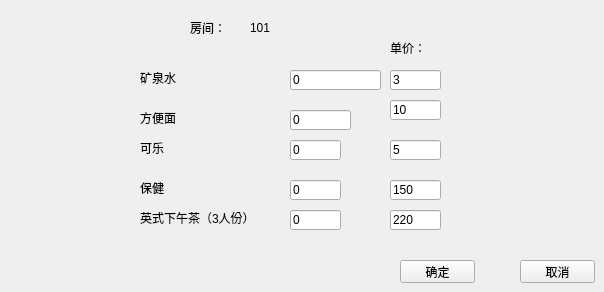
      <widget class="QWidget" name="page_33">
       <widget class="QLabel" name="label_156">
        <property name="geometry">
         <rect>
          <x>140</x>
          <y>70</y>
          <width>41</width>
          <height>16</height>
         </rect>
        </property>
        <property name="text">
         <string>矿泉水</string>
        </property>
       </widget>
       <widget class="QLabel" name="label_157">
        <property name="geometry">
         <rect>
          <x>140</x>
          <y>110</y>
          <width>41</width>
          <height>16</height>
         </rect>
        </property>
        <property name="text">
         <string>方便面</string>
        </property>
       </widget>
       <widget class="QLabel" name="label_158">
        <property name="geometry">
         <rect>
          <x>140</x>
          <y>140</y>
          <width>41</width>
          <height>16</height>
         </rect>
        </property>
        <property name="text">
         <string>可乐</string>
        </property>
       </widget>
       <widget class="QLabel" name="label_159">
        <property name="geometry">
         <rect>
          <x>140</x>
          <y>180</y>
          <width>41</width>
          <height>16</height>
         </rect>
        </property>
        <property name="text">
         <string>保健</string>
        </property>
       </widget>
       <widget class="QLabel" name="label_160">
        <property name="geometry">
         <rect>
          <x>140</x>
          <y>210</y>
          <width>111</width>
          <height>16</height>
         </rect>
        </property>
        <property name="text">
         <string>英式下午茶（3人份）</string>
        </property>
       </widget>
       <widget class="QLineEdit" name="lineEdit_28">
        <property name="geometry">
         <rect>
          <x>290</x>
          <y>70</y>
          <width>91</width>
          <height>20</height>
         </rect>
        </property>
        <property name="text">
         <string>0</string>
        </property>
       </widget>
       <widget class="QLineEdit" name="lineEdit_29">
        <property name="geometry">
         <rect>
          <x>290</x>
          <y>110</y>
          <width>61</width>
          <height>20</height>
         </rect>
        </property>
        <property name="text">
         <string>0</string>
        </property>
       </widget>
       <widget class="QLineEdit" name="lineEdit_30">
        <property name="geometry">
         <rect>
          <x>290</x>
          <y>140</y>
          <width>51</width>
          <height>20</height>
         </rect>
        </property>
        <property name="text">
         <string>0</string>
        </property>
       </widget>
       <widget class="QLineEdit" name="lineEdit_31">
        <property name="geometry">
         <rect>
          <x>290</x>
          <y>180</y>
          <width>51</width>
          <height>20</height>
         </rect>
        </property>
        <property name="text">
         <string>0</string>
        </property>
       </widget>
       <widget class="QLineEdit" name="lineEdit_32">
        <property name="geometry">
         <rect>
          <x>290</x>
          <y>210</y>
          <width>51</width>
          <height>20</height>
         </rect>
        </property>
        <property name="text">
         <string>0</string>
        </property>
       </widget>
       <widget class="QPushButton" name="pushButton_50">
        <property name="geometry">
         <rect>
          <x>400</x>
          <y>260</y>
          <width>75</width>
          <height>23</height>
         </rect>
        </property>
        <property name="text">
         <string>确定</string>
        </property>
       </widget>
       <widget class="QPushButton" name="pushButton_51">
        <property name="geometry">
         <rect>
          <x>520</x>
          <y>260</y>
          <width>75</width>
          <height>23</height>
         </rect>
        </property>
        <property name="text">
         <string>取消</string>
        </property>
       </widget>
       <widget class="QLabel" name="label_161">
        <property name="geometry">
         <rect>
          <x>250</x>
          <y>20</y>
          <width>91</width>
          <height>16</height>
         </rect>
        </property>
        <property name="text">
         <string>101</string>
        </property>
       </widget>
       <widget class="QLabel" name="label_162">
        <property name="geometry">
         <rect>
          <x>190</x>
          <y>20</y>
          <width>41</width>
          <height>16</height>
         </rect>
        </property>
        <property name="text">
         <string>房间：</string>
        </property>
       </widget>
       <widget class="QLabel" name="label_163">
        <property name="geometry">
         <rect>
          <x>390</x>
          <y>40</y>
          <width>41</width>
          <height>16</height>
         </rect>
        </property>
        <property name="text">
         <string>单价：</string>
        </property>
       </widget>
       <widget class="QLineEdit" name="lineEdit_33">
        <property name="geometry">
         <rect>
          <x>390</x>
          <y>70</y>
          <width>51</width>
          <height>20</height>
         </rect>
        </property>
        <property name="text">
         <string>3</string>
        </property>
       </widget>
       <widget class="QLineEdit" name="lineEdit_34">
        <property name="geometry">
         <rect>
          <x>390</x>
          <y>100</y>
          <width>51</width>
          <height>20</height>
         </rect>
        </property>
        <property name="text">
         <string>10</string>
        </property>
       </widget>
       <widget class="QLineEdit" name="lineEdit_35">
        <property name="geometry">
         <rect>
          <x>390</x>
          <y>140</y>
          <width>51</width>
          <height>20</height>
         </rect>
        </property>
        <property name="text">
         <string>5</string>
        </property>
       </widget>
       <widget class="QLineEdit" name="lineEdit_36">
        <property name="geometry">
         <rect>
          <x>390</x>
          <y>180</y>
          <width>51</width>
          <height>20</height>
         </rect>
        </property>
        <property name="text">
         <string>150</string>
        </property>
       </widget>
       <widget class="QLineEdit" name="lineEdit_37">
        <property name="geometry">
         <rect>
          <x>390</x>
          <y>210</y>
          <width>51</width>
          <height>20</height>
         </rect>
        </property>
        <property name="text">
         <string>220</string>
        </property>
       </widget>
      </widget>
